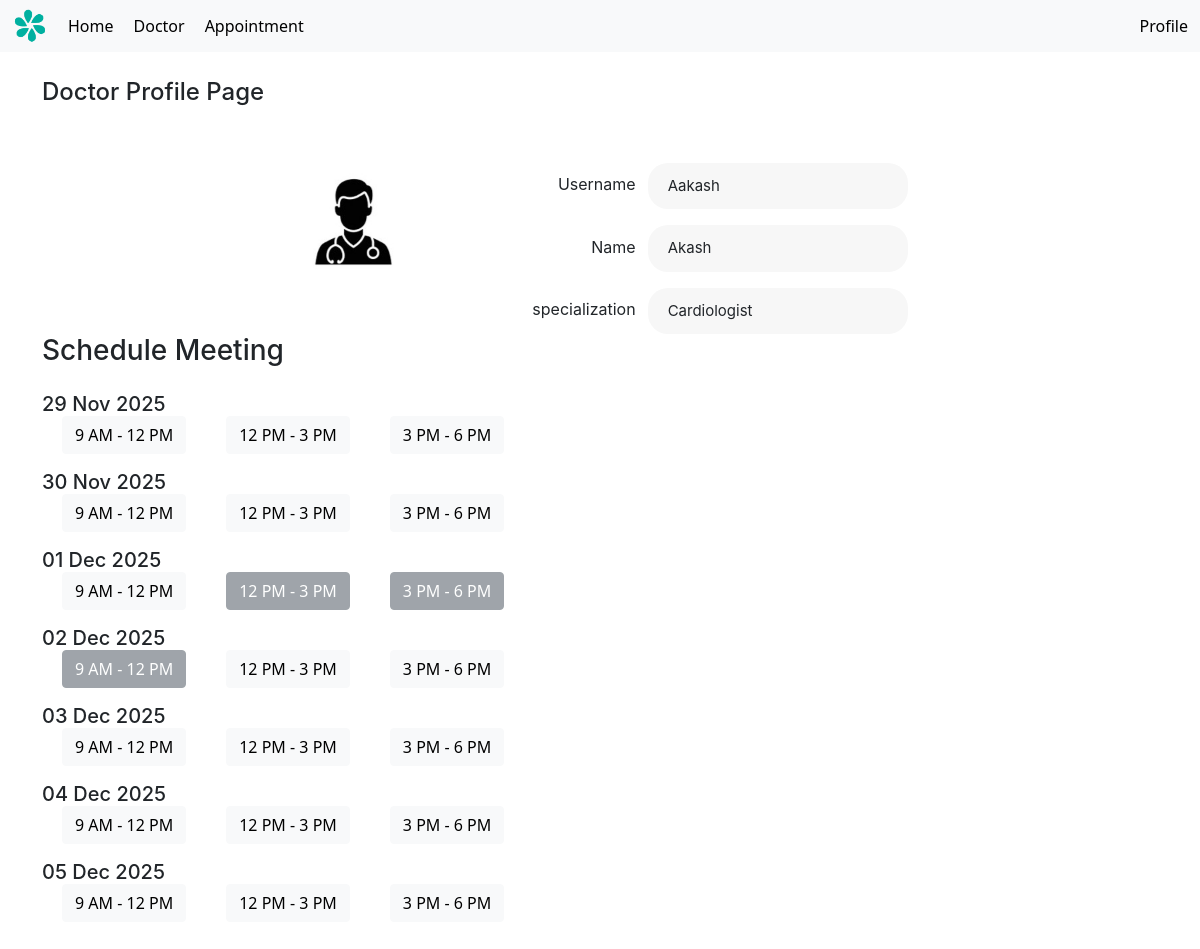
Before: /doctor/2 (signed in) with the older database file.
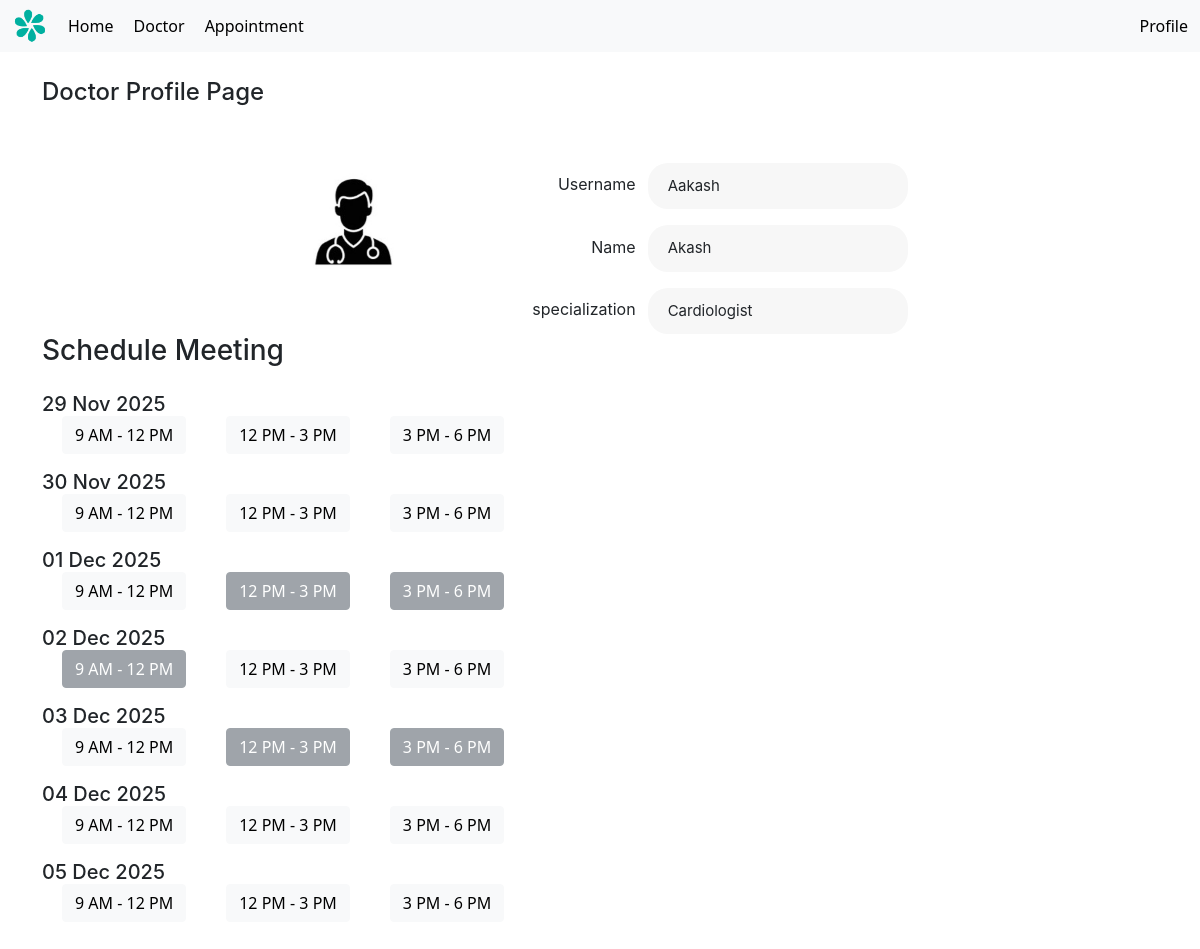
After: the same page with the newer database file.
### models.py (models this page shows, shortened)
class appointment(db.Model):
    id = db.Column(db.Integer, primary_key=True)
    patient_id = db.Column(db.Integer, db.ForeignKey('patient.id'), nullable=False)
    doctor_id = db.Column(db.Integer, db.ForeignKey('doctor.id'), nullable=False)
    appointment_date = db.Column(db.Date, nullable=False)
    slot = db.Column(db.String(20), nullable=False)
    prescription = db.Column(db.Text, nullable=True)
    status = db.Column(db.Boolean, default=False)
    is_blocked = db.Column(db.Boolean, default=False)
    doctor = db.relationship('doctor', back_populates='appointments', lazy=True)
    patient = db.relationship('patient', back_populates='appointments', lazy=True)

### app.py (the view, shortened to what this page needs)
@app.route('/doctor/<int:doctor_id>', methods=['GET', 'POST'])
@login_required
def doctor_profile(doctor_id):
    doc = doctor.query.get_or_404(doctor_id)
    form = AppointmentForm()
    today = date.today()
    days = [today + timedelta(days=i) for i in range(7)]
    slot_map = {
        "9 AM - 12 PM": "9 AM - 12 PM",
        "12 PM - 3 PM": "12 PM - 3 PM",
        "3 PM - 6 PM": "3 PM - 6 PM"
    }
    availability = {}
    for day in days:
        availability[day] = {}
        for slot_key in slot_map.keys():
            booked = appointment.query.filter(
                appointment.doctor_id == doctor_id,
                appointment.appointment_date == day,
                appointment.slot == slot_key,
                appointment.is_blocked == False,
                appointment.patient_id != 0
            ).first()
            availability[day][slot_key] = (booked is None)
    return render_template(
        'profile_page_d.html',
        doc=doc,
        form=form,
        days=days,
        slot_map=slot_map,
        availability=availability
    )

### app.py (called while the page is built)
@login_manager.user_loader
def load_user(user_id):
    user_type = session.get("user_type")
    if user_type == "doctor":
        return doctor.query.get(int(user_id))
    return patient.query.get(int(user_id))

@app.context_processor
def inject_user():
    return dict(current_user=current_user, request = request)

### templates/profile_page_d.html (shortened to what this page needs)
{% extends 'layout.html' %}
{% block content %}
<h1>Doctor Profile Page</h1>
<div class="flex-column gap-16p" style="align-items: center;">
<div class="flex-column mx-auto gap-16p mt-5" style = "align-items: center; display: flex">
<div class="flex-row gap-120p">
    <div class="profile-container d-flex flex-column align-items-center" style="width: 50%; border-radius: 100px; overflow: clip; align-items: center">
    <img src="{{ url_for('static', filename='images/doctor_avatar.jpg') }}" alt="Doctor Avatar" class="avatar-img mb-3" style="width: 120px; border-radius: 300px; ">
    </div>
    <div class="profile-details flex-column gap-16p">
        <div class="flex-row gap-12p" style="align-items: center; justify-content: flex-end">
            <div class="profile-label">Username</div>
            <div class="profile-field">{{ doc.username }}</div>
        </div>
        <div class="flex-row gap-12p" style="align-items: center; justify-content: flex-end">
            <div class="profile-label">Name</div>
            <div class="profile-field">{{ doc.name }}</div>
        </div>
        <div class="flex-row gap-12p" style="align-items: center; justify-content: flex-end">
            <div class="profile-label">specialization</div>
            <div class="profile-field">{{ doc.specialization }}</div>
        </div>
    </div>
</div>
</div>
</div>
<h3 class="mb-4">Schedule Meeting</h3>
<form method="POST" id="bookingForm">
    {% for day in days %}
        <div class="mb-3">
            <h5 class="mb-0">{{ day.strftime('%d %b %Y') }}</h5>
            <div class="d-flex gap-2p flex-wrap" style="justify-content: flex-start; margin-left: 20px; gap: 40px;">
                {% for slot_key, slot_label in slot_map.items() %}
                {% set free = availability[day][slot_key] %}
                <button
                    type="button"
                    class="slot-btn btn
                        {% if free %}btn-light{% else %}btn-secondary{% endif %}"
                    data-date="{{ day }}"
                    data-slot="{{ slot_key }}"
                    {% if not free %}disabled{% endif %}
                >
                    {{ slot_label }}
                </button>
                {% endfor %}
            </div>
        </div>
    {% endfor %}
</form>
{% endblock %}

Changed rows visible on the page:
no longer on this page (row unchanged): appointment: slot "9 AM - 12 PM"
no longer on this page (row unchanged): appointment: slot "12 PM - 3 PM"
no longer on this page (row edited): appointment: slot "3 PM - 6 PM"
Other visible differences:
new list line: "9 AM - 12 PM 12 PM - 3 PM 3 PM - 6 PM"
